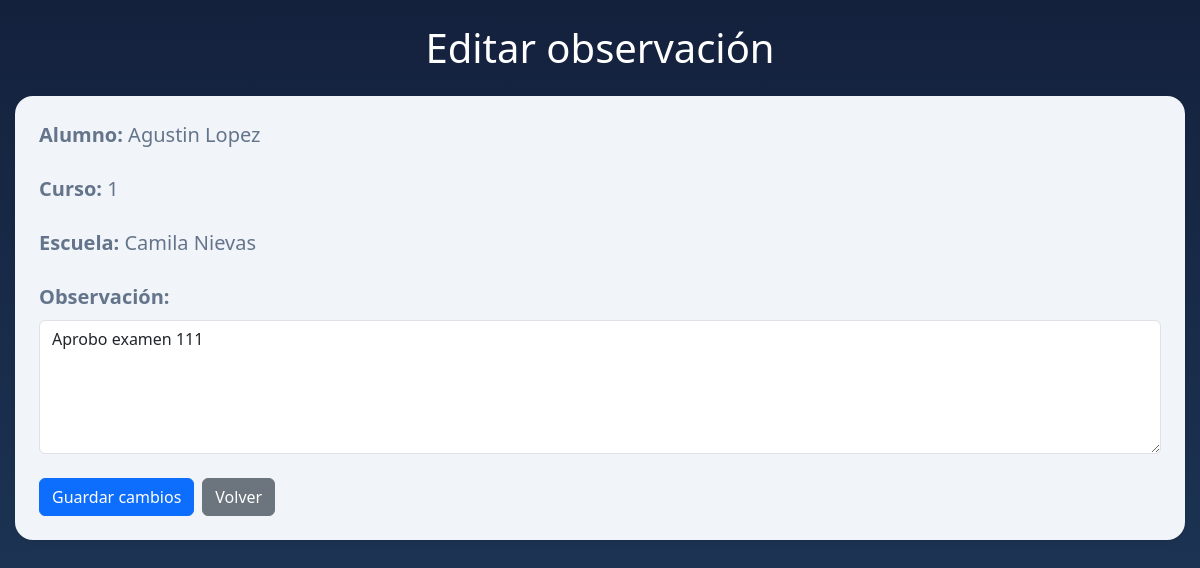
/observaciones/editar/1/, run on an earlier commit of the app's database.
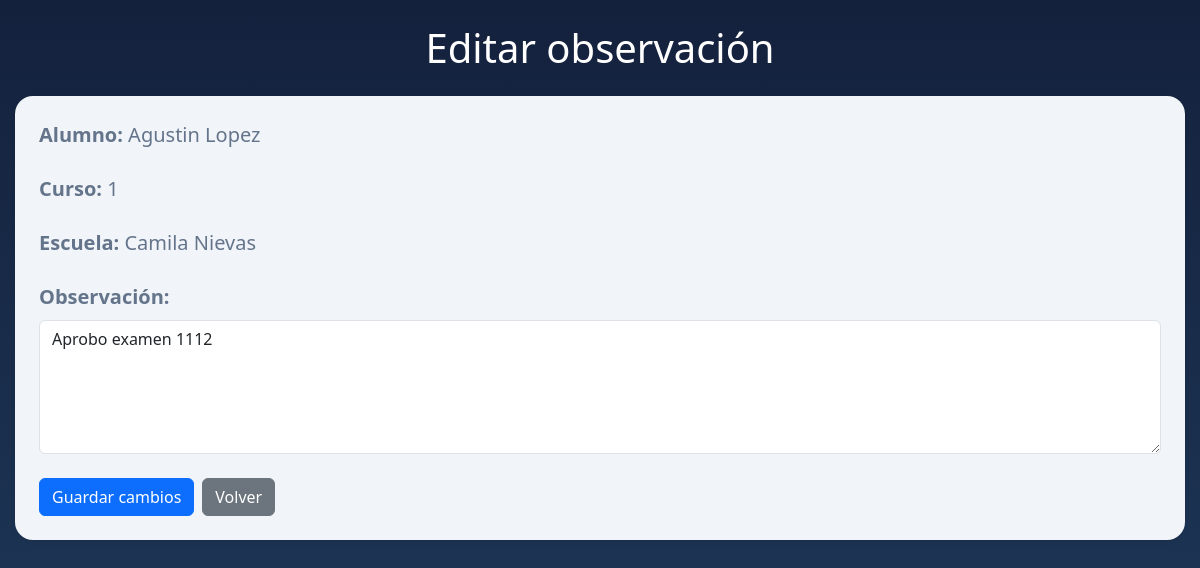
And on a later commit of the database.
### asistencias/models.py (models this page shows, shortened)
class Observacion(models.Model):
    alumno = models.ForeignKey(Alumno, on_delete=models.CASCADE)
    curso = models.ForeignKey(Curso, on_delete=models.CASCADE)
    fecha_hora = models.DateTimeField(auto_now_add=True)
    descripcion = models.TextField()
    class Meta:
        ordering = ['-fecha_hora']

class Alumno(models.Model):
    nombre = models.CharField(max_length=100)
    apellido = models.CharField(max_length=100)
    cursos = models.ManyToManyField(Curso, related_name='alumnos')

class Curso(models.Model):
    nombre = models.CharField(max_length=50)
    escuela = models.ForeignKey(Escuela, on_delete=models.CASCADE)

class Escuela(models.Model):
    nombre = models.CharField(max_length=100)

### asistencias/views.py (the view, shortened to what this page needs)
def editar_observacion(request, observacion_id):
    observacion = get_object_or_404(
        Observacion,
        id=observacion_id
    )
    return render(
        request,
        'asistencias/editar_observacion.html',
        {
            'observacion': observacion
        }
)

### asistencias/templates/asistencias/editar_observacion.html (shortened to what this page needs)
{% extends 'base.html' %}
{% block content %}
<h1 class="mb-4 text-center">
    Editar observación
</h1>
<div class="card shadow-sm p-4 col-12 col-md-8 mx-auto">
    <div class="mb-3">
        <p class="fs-5 mb-2">
        <strong>Alumno:</strong>
        {{ observacion.alumno.nombre }}
        {{ observacion.alumno.apellido }}
        </p>
    </div>
    <div class="mb-3">
        <p class="fs-5 mb-2">
        <strong>Curso:</strong>
            {{ observacion.curso.nombre }}
        </p>
    </div>
    <div class="mb-3">
        <p class="fs-5 mb-2">
        <strong>Escuela:</strong>
        {{ observacion.curso.escuela.nombre }}
        </p>
    </div>
    <form method="post">
        <div class="mb-4">
            <p class="fs-5 mb-2">
               <strong>Observación:</strong>
            </p>
            <textarea
                name="descripcion"
                rows="5"
                class="form-control"
                required>{{ observacion.descripcion }}
            </textarea>
        </div>
        <div class="d-flex gap-2">
            <button
                type="submit"
                class="btn btn-primary">
                Guardar cambios
            </button>
            <a
                href="/observaciones/lista/{{ observacion.curso.id }}/"
                class="btn btn-secondary">
            Volver
            </a>
        </div>
    </form>
</div>
{% endblock %}

What changed in the data, as far as the page shows it:
changed Observacion "Agustin": descripcion "Aprobo examen 111" → "Aprobo examen 1112"
